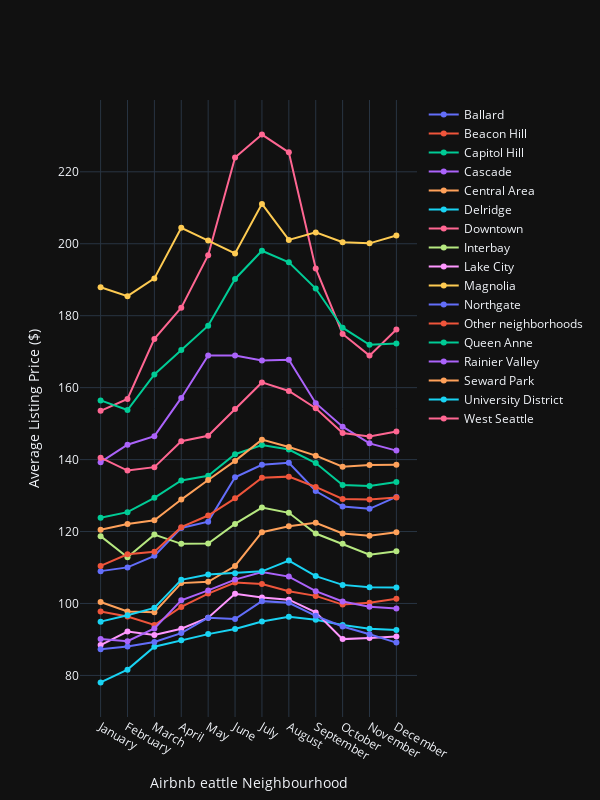

Write notebook code for a chart like this one.
### Markdown cell above
### Data Visualisation

### Code cell
# Create random data with numpy
fig = go.Figure()

# Add traces
for neigh in monthly_neigh_prices.columns:
    fig.add_trace(go.Scatter(x=monthly_neigh_prices.index, y=monthly_neigh_prices[neigh],
                        mode='lines+markers',
                        name=neigh))

fig.update_layout(
    template='plotly_dark',
    autosize=False,
    width=600,
    height=800,
    yaxis=dict(
        title_text="Average Listing Price ($)",
        tickmode="array",
        titlefont=dict(size=14),
    ),
    xaxis=dict(
    title_text="Airbnb eattle Neighbourhood",
    tickmode="array",
    titlefont=dict(size=14),
    ))
    
fig.show()

### Figure 1 — Plotly figure (JSON) as saved in the notebook; plotly's stock layout.template omitted (floating-point values rounded to 4 significant figures)
{"data": [{"mode": "lines+markers", "name": "Ballard", "type": "scatter", "x": ["January", "February", "March", "April", "May", "June", "July", "August", "September", "October", "November", "December"], "y": [109.0, 110.0, 113.2, 121, 122.8, 135.1, 138.6, 139.1, 131.3, 126.9, 126.3, 129.6]}, {"mode": "lines+markers", "name": "Beacon Hill", "type": "scatter", "x": ["January", "February", "March", "April", "May", "June", "July", "August", "September", "October", "November", "December"], "y": [97.78, 96.4, 94.02, 99.03, 102.7, 105.8, 105.4, 103.4, 102.1, 99.69, 100.2, 101.3]}, {"mode": "lines+markers", "name": "Capitol Hill", "type": "scatter", "x": ["January", "February", "March", "April", "May", "June", "July", "August", "September", "October", "November", "December"], "y": [123.8, 125.4, 129.4, 134.2, 135.5, 141.5, 144.0, 142.8, 139.0, 132.9, 132.7, 133.8]}, {"mode": "lines+markers", "name": "Cascade", "type": "scatter", "x": ["January", "February", "March", "April", "May", "June", "July", "August", "September", "October", "November", "December"], "y": [139.3, 144.1, 146.5, 157.1, 168.9, 168.9, 167.6, 167.8, 155.7, 149.2, 144.5, 142.5]}, {"mode": "lines+markers", "name": "Central Area", "type": "scatter", "x": ["January", "February", "March", "April", "May", "June", "July", "August", "September", "October", "November", "December"], "y": [120.5, 122.1, 123.2, 128.9, 134.3, 139.6, 145.5, 143.5, 141.1, 138.0, 138.5, 138.6]}, {"mode": "lines+markers", "name": "Delridge", "type": "scatter", "x": ["January", "February", "March", "April", "May", "June", "July", "August", "September", "October", "November", "December"], "y": [78.06, 81.61, 87.96, 89.8, 91.48, 92.89, 94.99, 96.32, 95.45, 94.04, 92.99, 92.66]}, {"mode": "lines+markers", "name": "Downtown", "type": "scatter", "x": ["January", "February", "March", "April", "May", "June", "July", "August", "September", "October", "November", "December"], "y": [153.5, 156.9, 173.6, 182.2, 196.8, 224.0, 230.3, 225.4, 193.2, 174.9, 168.9, 176.2]}, {"mode": "lines+markers", "name": "Interbay", "type": "scatter", "x": ["January", "February", "March", "April", "May", "June", "July", "August", "September", "October", "November", "December"], "y": [118.7, 112.9, 119.1, 116.6, 116.7, 122.1, 126.7, 125.2, 119.5, 116.6, 113.6, 114.5]}, {"mode": "lines+markers", "name": "Lake City", "type": "scatter", "x": ["January", "February", "March", "April", "May", "June", "July", "August", "September", "October", "November", "December"], "y": [88.44, 92.18, 91.23, 92.97, 96.04, 102.7, 101.6, 101.1, 97.52, 90.09, 90.39, 90.8]}, {"mode": "lines+markers", "name": "Magnolia", "type": "scatter", "x": ["January", "February", "March", "April", "May", "June", "July", "August", "September", "October", "November", "December"], "y": [187.9, 185.4, 190.4, 204.4, 200.9, 197.3, 211.1, 201.1, 203.2, 200.4, 200.1, 202.3]}, {"mode": "lines+markers", "name": "Northgate", "type": "scatter", "x": ["January", "February", "March", "April", "May", "June", "July", "August", "September", "October", "November", "December"], "y": [87.3, 88.01, 89.28, 91.77, 96.05, 95.68, 100.7, 100.2, 96.56, 93.62, 91.46, 89.12]}, {"mode": "lines+markers", "name": "Other neighborhoods", "type": "scatter", "x": ["January", "February", "March", "April", "May", "June", "July", "August", "September", "October", "November", "December"], "y": [110.4, 113.7, 114.4, 121.2, 124.5, 129.2, 135.0, 135.3, 132.4, 129.1, 128.9, 129.4]}, {"mode": "lines+markers", "name": "Queen Anne", "type": "scatter", "x": ["January", "February", "March", "April", "May", "June", "July", "August", "September", "October", "November", "December"], "y": [156.4, 153.8, 163.7, 170.4, 177.2, 190.2, 198.0, 194.8, 187.6, 176.7, 171.9, 172.3]}, {"mode": "lines+markers", "name": "Rainier Valley", "type": "scatter", "x": ["January", "February", "March", "April", "May", "June", "July", "August", "September", "October", "November", "December"], "y": [90.09, 89.51, 93.05, 100.9, 103.6, 106.6, 108.7, 107.5, 103.4, 100.6, 99.1, 98.61]}, {"mode": "lines+markers", "name": "Seward Park", "type": "scatter", "x": ["January", "February", "March", "April", "May", "June", "July", "August", "September", "October", "November", "December"], "y": [100.4, 97.79, 97.59, 105.7, 106.0, 110.4, 119.8, 121.5, 122.4, 119.4, 118.8, 119.8]}, {"mode": "lines+markers", "name": "University District", "type": "scatter", "x": ["January", "February", "March", "April", "May", "June", "July", "August", "September", "October", "November", "December"], "y": [94.95, 96.72, 98.78, 106.6, 108.0, 108.4, 108.9, 111.9, 107.6, 105.2, 104.5, 104.5]}, {"mode": "lines+markers", "name": "West Seattle", "type": "scatter", "x": ["January", "February", "March", "April", "May", "June", "July", "August", "September", "October", "November", "December"], "y": [140.5, 136.9, 137.9, 145.1, 146.6, 154.1, 161.4, 159.1, 154.3, 147.4, 146.4, 147.8]}], "layout": {"autosize": false, "height": 800, "width": 600, "xaxis": {"tickmode": "array", "title": {"font": {"size": 14}, "text": "Airbnb eattle Neighbourhood"}}, "yaxis": {"tickmode": "array", "title": {"font": {"size": 14}, "text": "Average Listing Price ($)"}}}}
